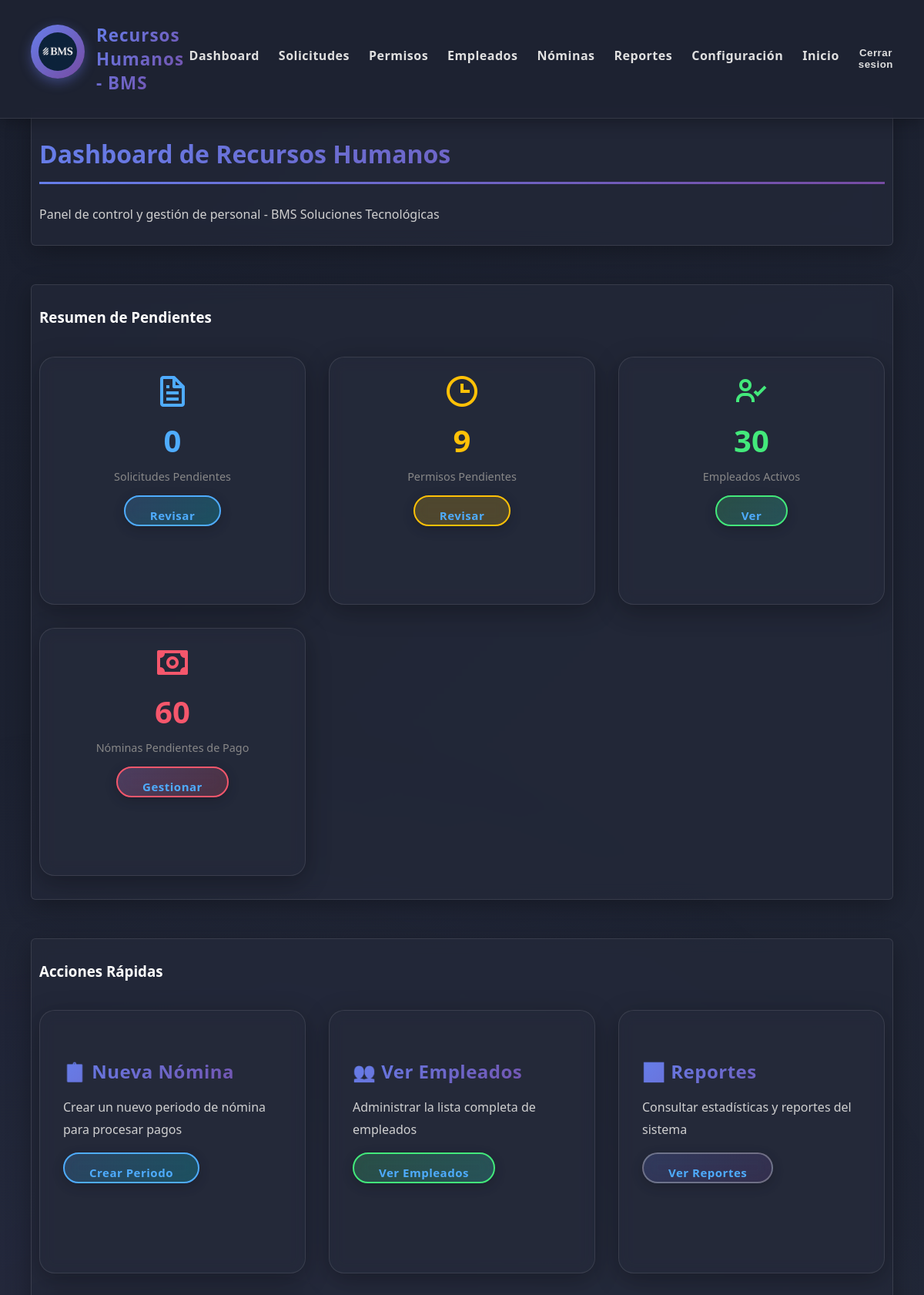
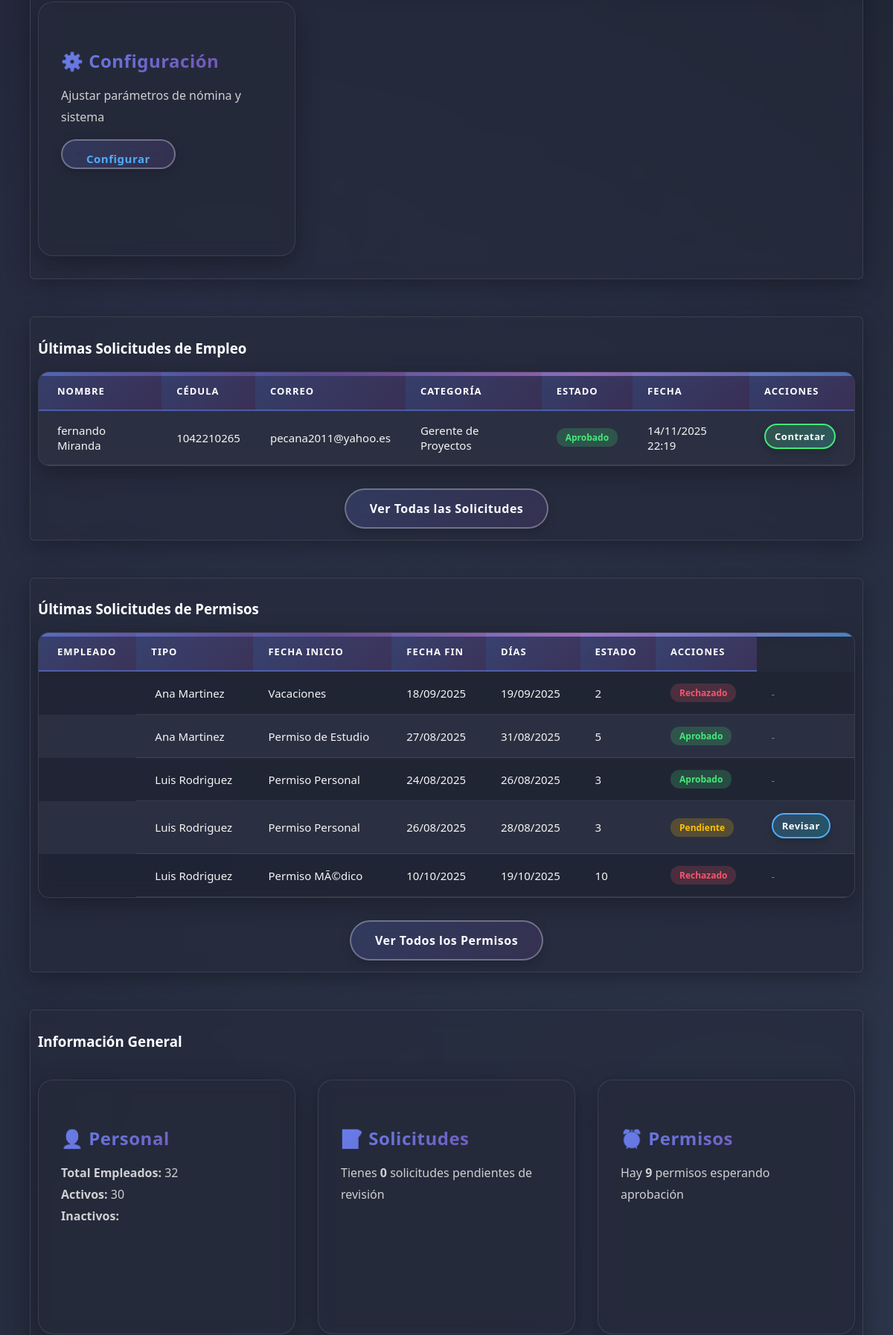
Page /rrhh/ (signed in, upper part) on the committed database (2 pictures, top to bottom).
### core1/models.py (models this page shows, shortened)
class Solicitud(models.Model):
    id = models.AutoField(primary_key=True)
    persona = models.ForeignKey(Persona, on_delete=models.CASCADE, related_name="solicitudes")
    mensaje = models.TextField()
    fecha_creacion = models.DateTimeField(auto_now_add=True)
    estado = models.ForeignKey(Estado, on_delete=models.SET_NULL, null=True, blank=True)
    categoria = models.ForeignKey(Categoria, on_delete=models.SET_NULL, null=True, blank=True)

class Persona(models.Model):
    id = models.AutoField(primary_key=True)
    nombre = models.CharField(max_length=100)
    apellido = models.CharField(max_length=100)
    cedula = models.CharField(max_length=20)
    correo = models.EmailField()

class Categoria(models.Model):
    id = models.AutoField(primary_key=True)
    nombre = models.CharField(max_length=100, unique=True)
    descripcion = models.TextField(blank=True)
    salario_base = models.DecimalField(max_digits=10, decimal_places=2)

### core2/models.py (models this page shows, shortened)
class Permiso(models.Model):
    ESTADO_CHOICES = [
        ('PENDIENTE', 'Pendiente'),
        ('APROBADO', 'Aprobado'),
        ('RECHAZADO', 'Rechazado'),
    ]
    empleado = models.ForeignKey(Empleado, on_delete=models.CASCADE, related_name='permisos')
    tipo_permiso = models.ForeignKey(TipoPermiso, on_delete=models.CASCADE)
    fecha_inicio = models.DateField()
    fecha_fin = models.DateField()
    motivo = models.TextField()
    estado = models.CharField(max_length=20, choices=ESTADO_CHOICES, default='PENDIENTE')
    fecha_solicitud = models.DateTimeField(auto_now_add=True)
    fecha_respuesta = models.DateTimeField(null=True, blank=True)
    observaciones = models.TextField(blank=True)
    def dias_solicitados(self):
        return (self.fecha_fin - self.fecha_inicio).days + 1

class Empleado(models.Model):
    user = models.OneToOneField(User, on_delete=models.CASCADE, related_name='empleado')
    nombre = models.CharField(max_length=100)
    apellido = models.CharField(max_length=100)
    cedula = models.CharField(max_length=20, unique=True)
    correo = models.EmailField(unique=True)
    telefono = models.CharField(max_length=20, blank=True)
    direccion = models.CharField(max_length=200, blank=True)
    fecha_nacimiento = models.DateField(null=True, blank=True)
    fecha_ingreso = models.DateField(default=date.today)
    categoria = models.ForeignKey(Categoria, on_delete=models.SET_NULL, null=True, blank=True)
    activo = models.BooleanField(default=True)
    datos_completados = models.BooleanField(default=False)

class TipoPermiso(models.Model):
    nombre = models.CharField(max_length=100, unique=True)
    descripcion = models.TextField(blank=True)
    dias_maximos = models.IntegerField(default=0, help_text="0 = ilimitado")
    requiere_aprobacion = models.BooleanField(default=True)

### core3/views.py (the view)
# urls.py: path('', views.dashboard_rrhh, name='dashboard_rrhh'),
@login_required
@user_passes_test(es_rrhh)
def dashboard_rrhh(request):
    solicitudes_pendientes = Solicitud.objects.filter(
        estado__nombre='Pendiente'
    ).count()
    permisos_pendientes = Permiso.objects.filter(
        estado='PENDIENTE'
    ).count()
    empleados_activos = Empleado.objects.filter(activo=True).count()
    empleados_totales = Empleado.objects.count()
    ultimas_solicitudes = Solicitud.objects.all().order_by('-fecha_creacion')[:5]
    ultimos_permisos = Permiso.objects.all().order_by('-fecha_solicitud')[:5]
    nominas_pendientes = Nomina.objects.filter(pagado=False).count()
    context = {
        'solicitudes_pendientes': solicitudes_pendientes,
        'permisos_pendientes': permisos_pendientes,
        'empleados_activos': empleados_activos,
        'empleados_totales': empleados_totales,
        'ultimas_solicitudes': ultimas_solicitudes,
        'ultimos_permisos': ultimos_permisos,
        'nominas_pendientes': nominas_pendientes,
    }
    return render(request, 'core3/dashboard.html', context)

### core3/templates/core3/dashboard.html (shortened to what this page needs)
{% extends 'core3/base_rrhh.html' %}
{% load static %}
{% block content %}
<main class="main-content">
    <section class="seccion">
        <h2>Dashboard de Recursos Humanos</h2>
        <p>Panel de control y gestión de personal - BMS Soluciones Tecnológicas</p>
    </section>
    <section class="seccion">
        <h3>Resumen de Pendientes</h3>
        <div class="cards-container">
            <div class="card stat-card">
                <i class='bx bx-file' style="font-size: 3rem; color: #4facfe;"></i>
                <div class="stat-number" style="color: #4facfe;">{{ solicitudes_pendientes }}</div>
                <div class="stat-label">Solicitudes Pendientes</div>
                <a href="{% url 'lista_solicitudes_rrhh' %}?estado=pendientes" class="button blue"
                    style="margin-top: 15px;">Revisar</a>
            </div>
            <div class="card stat-card">
                <i class='bx bx-time' style="font-size: 3rem; color: #ffc107;"></i>
                <div class="stat-number" style="color: #ffc107;">{{ permisos_pendientes }}</div>
                <div class="stat-label">Permisos Pendientes</div>
                <a href="{% url 'lista_permisos_rrhh' %}?estado=pendientes" class="button"
                    style="margin-top: 15px; background: rgba(255, 193, 7, 0.2); border-color: #ffc107;">Revisar</a>
            </div>
            <div class="card stat-card">
                <i class='bx bx-user-check' style="font-size: 3rem; color: #43e97b;"></i>
                <div class="stat-number" style="color: #43e97b;">{{ empleados_activos }}</div>
                <div class="stat-label">Empleados Activos</div>
                <a href="{% url 'lista_empleados_rrhh' %}?estado=activos" class="button green"
                    style="margin-top: 15px;">Ver</a>
            </div>
            <div class="card stat-card">
                <i class='bx bx-money' style="font-size: 3rem; color: #f5576c;"></i>
                <div class="stat-number" style="color: #f5576c;">{{ nominas_pendientes }}</div>
                <div class="stat-label">Nóminas Pendientes de Pago</div>
                <a href="{% url 'lista_nominas_rrhh' %}" class="button red" style="margin-top: 15px;">Gestionar</a>
            </div>
        </div>
    </section>
    <section class="seccion">
        <h3>Acciones Rápidas</h3>
        <div class="cards-container">
            <div class="card">
                <h4 class="card-title">📋 Nueva Nómina</h4>
                <p class="card-content">Crear un nuevo periodo de nómina para procesar pagos</p>
                <a href="{% url 'crear_periodo_nomina' %}" class="button blue">Crear Periodo</a>
            </div>
            <div class="card">
                <h4 class="card-title">👥 Ver Empleados</h4>
                <p class="card-content">Administrar la lista completa de empleados</p>
                <a href="{% url 'lista_empleados_rrhh' %}" class="button green">Ver Empleados</a>
            </div>
            <div class="card">
                <h4 class="card-title">📊 Reportes</h4>
                <p class="card-content">Consultar estadísticas y reportes del sistema</p>
                <a href="{% url 'reportes_rrhh' %}" class="button">Ver Reportes</a>
            </div>
            <div class="card">
                <h4 class="card-title">⚙️ Configuración</h4>
                <p class="card-content">Ajustar parámetros de nómina y sistema</p>
                <a href="{% url 'configuracion_nomina' %}" class="button">Configurar</a>
            </div>
        </div>
    </section>
    <section class="seccion">
        <h3>Últimas Solicitudes de Empleo</h3>
        {% if ultimas_solicitudes %}
        <table class="table table--striped">
            <tbody>
                <tr>
                    <th>Nombre</th>
                    <th>Cédula</th>
                    <th>Correo</th>
                    <th>Categoría</th>
                    <th>Estado</th>
                    <th>Fecha</th>
                    <th>Acciones</th>
                </tr>
                {% for solicitud in ultimas_solicitudes %}
                <tr>
                    <td>{{ solicitud.persona.nombre }} {{ solicitud.persona.apellido }}</td>
                    <td>{{ solicitud.persona.cedula }}</td>
                    <td>{{ solicitud.persona.correo }}</td>
                    <td>{{ solicitud.categoria.nombre|default:"N/A" }}</td>
                    <td>
                        {% if solicitud.estado.nombre == 'Pendiente' %}
                        <span class="badge badge-warning">Pendiente</span>
                        {% elif solicitud.estado.nombre == 'Aprobado' %}
                        <span class="badge badge-success">Aprobado</span>
                        {% elif solicitud.estado.nombre == 'Rechazado' %}
                        <span class="badge badge-danger">Rechazado</span>
                        {% else %}
                        <span class="badge badge-secondary">{{ solicitud.estado.nombre }}</span>
                        {% endif %}
                    </td>
                    <td>{{ solicitud.fecha_creacion|date:"d/m/Y H:i" }}</td>
                    <td>
                        {% if solicitud.estado.nombre == 'Pendiente' %}
                        <a href="{% url 'revisar_solicitud' solicitud.id %}" class="button blue"
                            style="padding: 6px 12px; font-size: 13px;">Revisar</a>
                        {% elif solicitud.estado.nombre == 'Aprobado' %}
                        <a href="{% url 'contratar_empleado' solicitud.id %}" class="button green"
                            style="padding: 6px 12px; font-size: 13px;">Contratar</a>
                        {% else %}
                        <span style="color: #888; font-size: 13px;">-</span>
                        {% endif %}
                    </td>
                </tr>
                {% endfor %}
            </tbody>
        </table>
        <div style="text-align: center; margin-top: 20px;">
            <a href="{% url 'lista_solicitudes_rrhh' %}" class="button">Ver Todas las Solicitudes</a>
        </div>
        {% else %}
        <p class="texto-centro">No hay solicitudes recientes.</p>
        {% endif %}
    </section>
    <section class="seccion">
        <h3>Últimas Solicitudes de Permisos</h3>
        {% if ultimos_permisos %}
        <table class="table table--striped">
            <thead>
                <tr>
                    <th>Empleado</th>
                    <th>Tipo</th>
                    <th>Fecha Inicio</th>
                    <th>Fecha Fin</th>
                    <th>Días</th>
                    <th>Estado</th>
                    <th>Acciones</th>
                </tr>
            </thead>
            <tbody>
                {% for permiso in ultimos_permisos %}
                <tr>
                    <td>{{ permiso.empleado.nombre }} {{ permiso.empleado.apellido }}</td>
                    <td>{{ permiso.tipo_permiso.nombre }}</td>
                    <td>{{ permiso.fecha_inicio|date:"d/m/Y" }}</td>
                    <td>{{ permiso.fecha_fin|date:"d/m/Y" }}</td>
                    <td>{{ permiso.dias_solicitados }}</td>
                    <td>
                        {% if permiso.estado == 'PENDIENTE' %}
                        <span class="badge badge-warning">Pendiente</span>
                        {% elif permiso.estado == 'APROBADO' %}
                        <span class="badge badge-success">Aprobado</span>
                        {% else %}
                        <span class="badge badge-danger">Rechazado</span>
                        {% endif %}
                    </td>
                    <td>
                        {% if permiso.estado == 'PENDIENTE' %}
                        <a href="{% url 'revisar_permiso' permiso.id %}" class="button blue"
                            style="padding: 6px 12px; font-size: 13px;">Revisar</a>
                        {% else %}
                        <span style="color: #888; font-size: 13px;">-</span>
                        {% endif %}
                    </td>
                </tr>
                {% endfor %}
            </tbody>
        </table>
        <div style="text-align: center; margin-top: 20px;">
            <a href="{% url 'lista_permisos_rrhh' %}" class="button">Ver Todos los Permisos</a>
        </div>
        {% else %}
        <p class="texto-centro">No hay permisos recientes.</p>
        {% endif %}
    </section>
    <section class="seccion">
        <h3>Información General</h3>
        <div class="cards-container">
            <div class="card">
                <h4 class="card-title">👤 Personal</h4>
                <p class="card-content">
                    <strong>Total Empleados:</strong> {{ empleados_totales }}<br>
                    <strong>Activos:</strong> {{ empleados_activos }}<br>
                    <strong>Inactivos:</strong> {{ empleados_totales|add:"-"|add:empleados_activos }}
                </p>
            </div>
            <div class="card">
                <h4 class="card-title">📝 Solicitudes</h4>
                <p class="card-content">
                    Tienes <strong>{{ solicitudes_pendientes }}</strong> solicitudes pendientes de revisión
                </p>
            </div>
            <div class="card">
                <h4 class="card-title">⏰ Permisos</h4>
                <p class="card-content">
                    Hay <strong>{{ permisos_pendientes }}</strong> permisos esperando aprobación
                </p>
            </div>
        </div>
    </section>
</main>
{% endblock %}

### rows in the picture
Solicitud: persona.nombre "fernando", persona.apellido "Miranda", persona.cedula "1042210265", persona.correo "pecana2011@yahoo.es", categoria.nombre "Gerente de Proyectos", shows "Aprobado", fecha_creacion "14/11/2025 22:19", shows "Contratar"
Permiso: empleado.nombre "Ana", empleado.apellido "Marti­nez", tipo_permiso.nombre "Vacaciones", fecha_inicio "18/09/2025", fecha_fin "19/09/2025", dias_solicitados "2", estado "Rechazado"
Permiso: empleado.nombre "Ana", empleado.apellido "Marti­nez", tipo_permiso.nombre "Permiso de Estudio", fecha_inicio "27/08/2025", fecha_fin "31/08/2025", dias_solicitados "5", estado "Aprobado"
Permiso: empleado.nombre "Luis", empleado.apellido "Rodriguez", tipo_permiso.nombre "Permiso Personal", fecha_inicio "24/08/2025", fecha_fin "26/08/2025", dias_solicitados "3", estado "Aprobado"
Permiso: empleado.nombre "Luis", empleado.apellido "Rodriguez", tipo_permiso.nombre "Permiso Personal", fecha_inicio "26/08/2025", fecha_fin "28/08/2025", dias_solicitados "3", estado "Pendiente"
Permiso: empleado.nombre "Luis", empleado.apellido "Rodriguez", tipo_permiso.nombre "Permiso MÃ©dico", fecha_inicio "10/10/2025", fecha_fin "19/10/2025", dias_solicitados "10", estado "Rechazado"

### other values in the picture
{{ solicitudes_pendientes }} "0"
{{ permisos_pendientes }} "9"
{{ empleados_activos }} "30"
{{ nominas_pendientes }} "60"
{{ empleados_totales }} "32"
